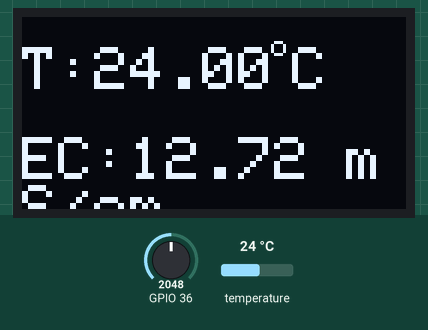
Simulated run of this sketch. Board: ESP32. Parts: 128×64 one-colour display. The inputs (shaded band) are chosen by the test bench; at power-on: temperature 24 °C, GPIO 36 = 2048. WiFi joins after 1.5 s; servers stay silent unless stated; EEPROM starts erased; what the sketch prints to the serial monitor is not drawn.

Above: at 4.9 s.
5.0 s: temperature set to 12 °C
At 8.6 s:
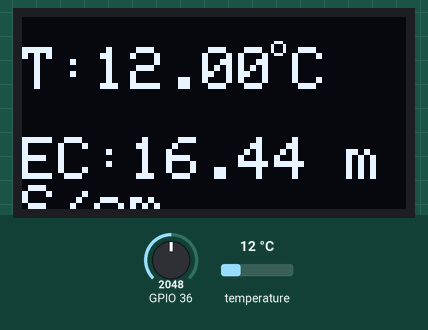
9.3 s: GPIO 36 set to 2866
At 12.1 s:
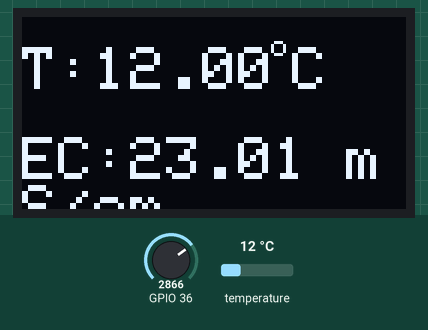
13.6 s: temperature set to 19 °C
At 15.6 s:
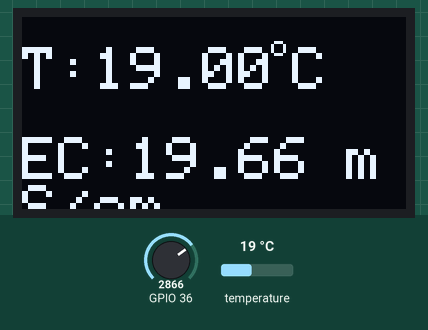
17.9 s: GPIO 36 set to 3603
At 22.6 s:
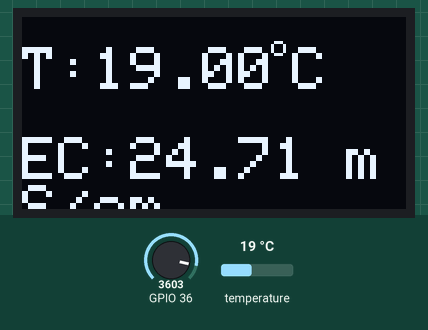
23.2 s: temperature set to 28 °C
At 26.1 s:
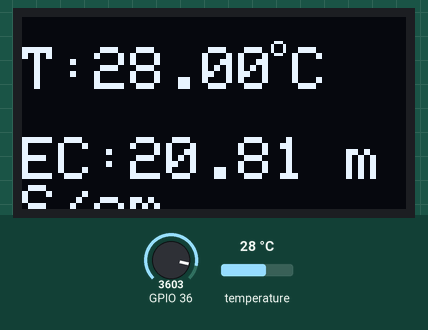
27.5 s: GPIO 36 set to 4095
At 29.6 s:
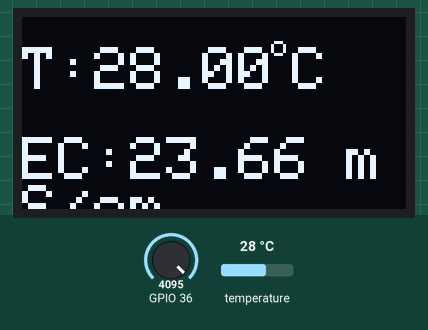
Timing chart, 0 to 31.1 s (numbered marks = the images above; inputs shaded):
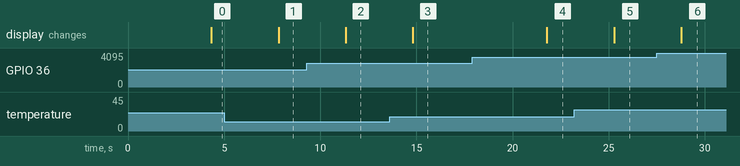

Measured:
- after the input at 5.0 s, the display: changes after 2.8 s (image 1)
- after the input at 9.3 s, the display: changes after 2.0 s (image 2)
- after the input at 13.6 s, the display: changes after 1.2 s (image 3)
- after the input at 17.9 s, the display: changes after 3.9 s (image 4)
- after the input at 23.2 s, the display: changes after 2.1 s (image 5)
- after the input at 27.5 s, the display: changes after 1.3 s (image 6)

The sketch:

sketch_mar30a.ino
```cpp
#include <Arduino.h>
#include <Wire.h>
#include <EEPROM.h>
#include <WiFi.h>
#include <OneWire.h>
#include <DallasTemperature.h>
#include <Adafruit_ADS1015.h>
#include <DFRobot_ESP_EC.h>
#include <Adafruit_GFX.h>
#include <Adafruit_SSD1306.h>

#define SCREEN_WIDTH 128 // OLED display width, in pixels
#define SCREEN_HEIGHT 64 // OLED display height, in pixels

// Declaration for an SSD1306 display connected to I2C (SDA, SCL pins)
Adafruit_SSD1306 display(SCREEN_WIDTH, SCREEN_HEIGHT, &Wire, -1);

#define ONE_WIRE_BUS 14                // this is the gpio pin 13 on esp32.
OneWire oneWire(ONE_WIRE_BUS);
DallasTemperature sensors(&oneWire);

DFRobot_ESP_EC ec;
Adafruit_ADS1115 ads;

float voltage, ecValue, temperature = 25;

String apiKey = "OC82VVBJGID4JV8E";     //  Enter your Write API key from ThingSpeak

const char *ssid =  "NSUT-Campus";     // replace with your wifi ssid and wpa2 key
//const char *pass =  "rohit000";
const char* server = "api.thingspeak.com";

WiFiClient client;


void setup()
{
  Serial.begin(115200);
  EEPROM.begin(32);//needed EEPROM.begin to store calibration k in eeprom
  ec.begin();
  sensors.begin();
  if (!display.begin(SSD1306_SWITCHCAPVCC, 0x3C)) { // Address 0x3D for 128x64
    Serial.println(F("SSD1306 allocation failed"));
    for (;;);
  }
  delay(2000);
  display.clearDisplay();

  Serial.println("Connecting to ");
  Serial.println(ssid);


  WiFi.begin(ssid);

  while (WiFi.status() != WL_CONNECTED)
  {
    delay(500);
    Serial.print(".");
  }
  Serial.println("");
  Serial.println("WiFi connected");
}


void loop()
{
  voltage = analogRead(A0); // A0 is the gpio 36
  sensors.requestTemperatures();
  temperature = sensors.getTempCByIndex(0);  // read your temperature sensor to execute temperature compensation
  ecValue = ec.readEC(voltage, temperature); // convert voltage to EC with temperature compensation

  Serial.print("Temperature:");
  Serial.print(temperature, 2);
  Serial.println("ºC");

  Serial.print("EC:");
  Serial.println(ecValue, 2);
  Serial.println("mS/cm");

  display.setTextSize(2);
  display.setTextColor(WHITE);

  display.setCursor(0, 10);
  display.print("T:");
  display.print(temperature, 2);
  display.drawCircle(85, 10, 2, WHITE); // put degree symbol ( ° )
  display.setCursor(90, 10);
  display.print("C");

  display.setCursor(0, 40);
  display.print("EC:");
  display.print(ecValue, 2);
  display.print(" mS/cm");
  display.display();
  delay(1500);
  display.clearDisplay();

  ec.calibration(voltage, temperature); // calibration process by Serail CMD

  if (client.connect(server, 80))  //   "184.106.153.149" or api.thingspeak.com
  {

    String postStr = apiKey;
    postStr += "&field1=";
    postStr += String(temperature, 2);
    postStr += "&field2=";
    postStr += String(ecValue, 2);
    postStr += "\r\n\r\n";
    delay(500);

    client.print("POST /update HTTP/1.1\n");
    client.print("Host: api.thingspeak.com\n");
    client.print("Connection: close\n");
    client.print("X-THINGSPEAKAPIKEY: " + apiKey + "\n");
    client.print("Content-Type: application/x-www-form-urlencoded\n");
    client.print("Content-Length: ");
    client.print(postStr.length());
    client.print("\n\n");
    client.print(postStr);
    delay(500);
  }
  client.stop();
}
```
